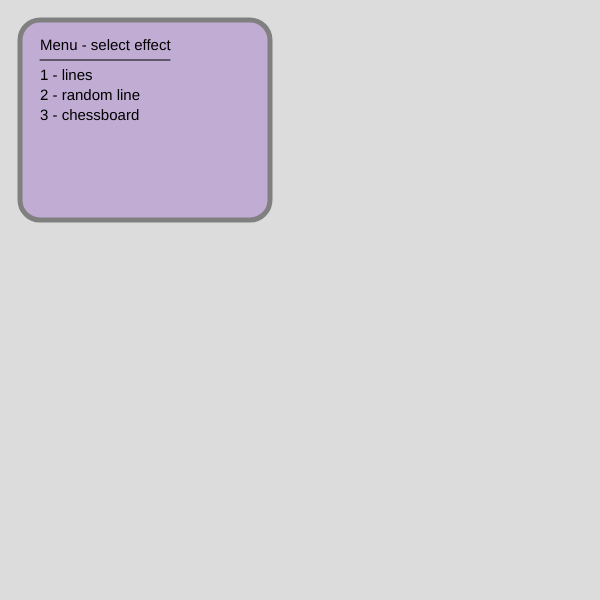
Frame 1 (no input)
Frame 60 (no input): identical to frame 1, image omitted
Frame 120 (the mouse pressed at the canvas centre since frame 60): identical to frame 1, image omitted

The p5.js sketch that drew this single still picture (run headless with seeded random() and noise() and a simulated clock; from frame 60 on, the mouse is pressed at the canvas centre):

// p5.js sketch
// ── sketch.js
const menuItems = ["lines", "random line", "chessboard"];
let currentMode = "menu";

function setup() {
  createCanvas(600, 600);
}

function draw() {
  background(220);

  switch (currentMode) {
    case "lines":
      drawLines();
      break;
    case "random line":
      drawRandomLine();
      break;
    case "chessboard":
      drawChessboard();
      break;
    default:
      drawMenu();
  }
}

function keyPressed() {
  if (key === "1") {
    currentMode = "lines";
  } else if (key === "2") {
    currentMode = "random line";
  } else if (key === "3") {
    currentMode = "chessboard";
  } else if (key === " " || keyCode === 32) {
    currentMode = "menu";
  }
}

function drawMenu() {
  stroke(128);
  strokeWeight(5);
  fill(150, 100, 200, 100);
  rect(20, 20, 250, 200, 20);

  fill(0);
  stroke(0);
  strokeWeight(0);
  textSize(15);
  text("Menu - select effect", 40, 50);

  strokeWeight(1);
  line(40, 60, 170, 60);

  strokeWeight(0);
  for (let i = 0; i < menuItems.length; i++) {
    text(`${i + 1} - ${menuItems[i]}`, 40, 80 + i * 20);
  }
}

function drawLines() {
  background(255);
  let x = 0;
  let index = 0;

  while (x < width) {
    let lineWeight = random(5, 10);
    strokeWeight(lineWeight);
    stroke(index % 2 === 0 ? "black" : "white");
    line(x, 0, x + lineWeight, height);
    x += lineWeight;
    index++;
  }
}

function drawRandomLine() {
  background(255);

  let x = random(width);
  let y = random(height);
  let lineLength = 150;

  stroke("black");
  strokeWeight(5);
  line(x, y, x + lineLength, y + lineLength);
}

function drawChessboard() {
  background(255);

  let tileSize = 75;

  for (let y = 0; y < height; y += tileSize) {
    for (let x = 0; x < width; x += tileSize) {
      let col = x / tileSize;
      let row = y / tileSize;

      if ((col + row) % 2 === 0) {
        fill("black");
      } else {
        fill("white");
      }

      stroke("black");
      strokeWeight(1);
      rect(x, y, tileSize, tileSize);
    }
  }
}
